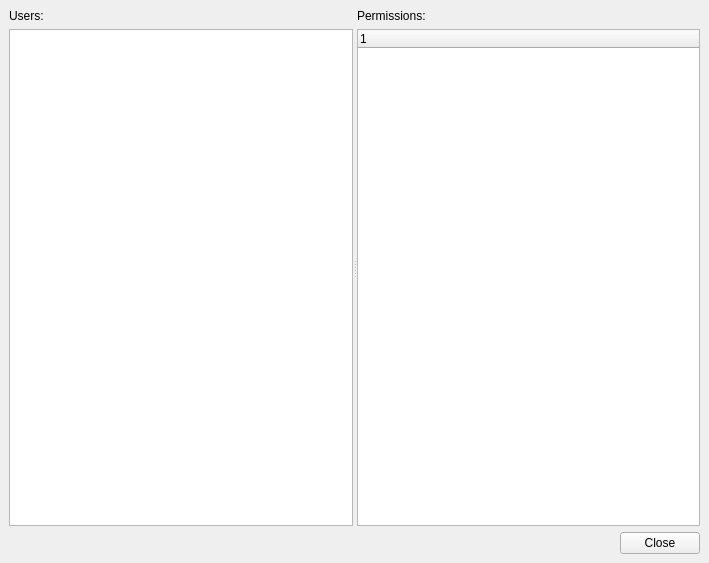
<ui version="4.0" >
 <class>AccessManagerWdg</class>
 <widget class="QWidget" name="AccessManagerWdg" >
  <property name="geometry" >
   <rect>
    <x>0</x>
    <y>0</y>
    <width>709</width>
    <height>563</height>
   </rect>
  </property>
  <property name="windowTitle" >
   <string>Access Manager</string>
  </property>
  <layout class="QGridLayout" >
   <property name="margin" >
    <number>9</number>
   </property>
   <property name="spacing" >
    <number>6</number>
   </property>
   <item row="0" column="0" >
    <widget class="QSplitter" name="splitter" >
     <property name="orientation" >
      <enum>Qt::Horizontal</enum>
     </property>
     <widget class="QWidget" name="layoutWidget" >
      <layout class="QVBoxLayout" >
       <property name="margin" >
        <number>0</number>
       </property>
       <property name="spacing" >
        <number>6</number>
       </property>
       <item>
        <widget class="QLabel" name="label_2" >
         <property name="text" >
          <string>Users:</string>
         </property>
        </widget>
       </item>
       <item>
        <widget class="EnhancedTreeView" name="trv_userlist" >
         <property name="sizePolicy" >
          <sizepolicy>
           <hsizetype>1</hsizetype>
           <vsizetype>7</vsizetype>
           <horstretch>0</horstretch>
           <verstretch>0</verstretch>
          </sizepolicy>
         </property>
         <property name="alternatingRowColors" >
          <bool>true</bool>
         </property>
         <property name="rootIsDecorated" >
          <bool>false</bool>
         </property>
         <property name="sortingEnabled" >
          <bool>true</bool>
         </property>
        </widget>
       </item>
      </layout>
     </widget>
     <widget class="QWidget" name="layoutWidget" >
      <layout class="QVBoxLayout" >
       <property name="margin" >
        <number>0</number>
       </property>
       <property name="spacing" >
        <number>6</number>
       </property>
       <item>
        <widget class="QLabel" name="label" >
         <property name="text" >
          <string>Permissions:</string>
         </property>
        </widget>
       </item>
       <item>
        <widget class="QTreeWidget" name="trw_access_idents" >
         <property name="sizePolicy" >
          <sizepolicy>
           <hsizetype>3</hsizetype>
           <vsizetype>7</vsizetype>
           <horstretch>0</horstretch>
           <verstretch>0</verstretch>
          </sizepolicy>
         </property>
         <property name="alternatingRowColors" >
          <bool>true</bool>
         </property>
         <property name="selectionMode" >
          <enum>QAbstractItemView::NoSelection</enum>
         </property>
        </widget>
       </item>
      </layout>
     </widget>
    </widget>
   </item>
   <item row="1" column="0" >
    <layout class="QHBoxLayout" >
     <property name="margin" >
      <number>0</number>
     </property>
     <property name="spacing" >
      <number>6</number>
     </property>
     <item>
      <spacer>
       <property name="orientation" >
        <enum>Qt::Horizontal</enum>
       </property>
       <property name="sizeHint" >
        <size>
         <width>391</width>
         <height>20</height>
        </size>
       </property>
      </spacer>
     </item>
     <item>
      <widget class="QPushButton" name="btn_close" >
       <property name="text" >
        <string>Close</string>
       </property>
      </widget>
     </item>
    </layout>
   </item>
  </layout>
 </widget>
 <customwidgets>
  <customwidget>
   <class>EnhancedTreeView</class>
   <extends>QTreeView</extends>
   <header>pyqtui4/enhancedtreeview.h</header>
  </customwidget>
 </customwidgets>
 <resources/>
 <connections/>
</ui>
